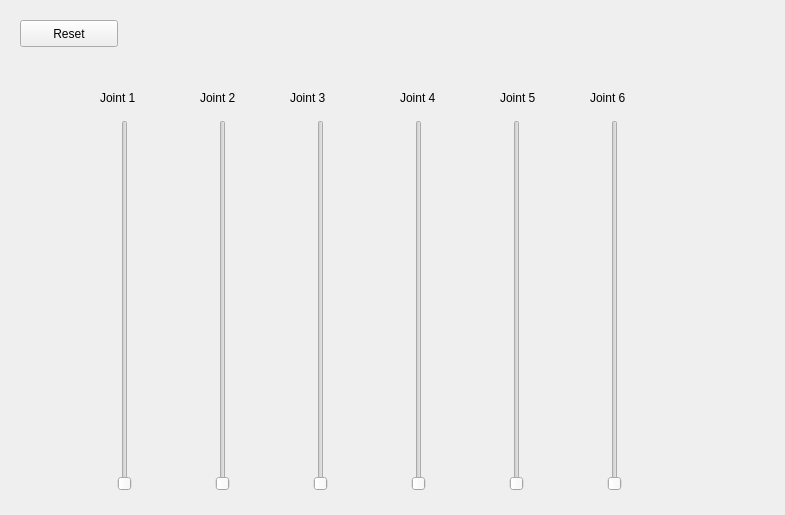
<?xml version="1.0" encoding="UTF-8"?>
<ui version="4.0">
 <class>RQTArmControl</class>
 <widget class="QWidget" name="Form">
  <property name="geometry">
   <rect>
    <x>0</x>
    <y>0</y>
    <width>785</width>
    <height>515</height>
   </rect>
  </property>
  <property name="windowTitle">
   <string>Arm Control Plugin</string>
  </property>
  <widget class="QPushButton" name="reset_button">
   <property name="geometry">
    <rect>
     <x>20</x>
     <y>20</y>
     <width>98</width>
     <height>27</height>
    </rect>
   </property>
   <property name="text">
    <string>Reset</string>
   </property>
  </widget>
  <widget class="QWidget" name="horizontalLayoutWidget">
   <property name="geometry">
    <rect>
     <x>40</x>
     <y>120</y>
     <width>661</width>
     <height>371</height>
    </rect>
   </property>
   <layout class="QHBoxLayout" name="horizontalLayout">
    <item>
     <widget class="QSlider" name="jointslider_1">
      <property name="orientation">
       <enum>Qt::Vertical</enum>
      </property>
     </widget>
    </item>
    <item>
     <widget class="QSlider" name="jointslider_2">
      <property name="orientation">
       <enum>Qt::Vertical</enum>
      </property>
     </widget>
    </item>
    <item>
     <widget class="QSlider" name="jointslider_3">
      <property name="orientation">
       <enum>Qt::Vertical</enum>
      </property>
     </widget>
    </item>
    <item>
     <widget class="QSlider" name="jointslider_4">
      <property name="orientation">
       <enum>Qt::Vertical</enum>
      </property>
     </widget>
    </item>
    <item>
     <widget class="QSlider" name="jointslider_5">
      <property name="orientation">
       <enum>Qt::Vertical</enum>
      </property>
     </widget>
    </item>
    <item>
     <widget class="QSlider" name="jointslider_6">
      <property name="orientation">
       <enum>Qt::Vertical</enum>
      </property>
     </widget>
    </item>
   </layout>
  </widget>
  <widget class="QLabel" name="label">
   <property name="geometry">
    <rect>
     <x>100</x>
     <y>90</y>
     <width>59</width>
     <height>15</height>
    </rect>
   </property>
   <property name="text">
    <string>Joint 1</string>
   </property>
  </widget>
  <widget class="QLabel" name="label_2">
   <property name="geometry">
    <rect>
     <x>200</x>
     <y>90</y>
     <width>59</width>
     <height>15</height>
    </rect>
   </property>
   <property name="text">
    <string>Joint 2</string>
   </property>
  </widget>
  <widget class="QLabel" name="label_3">
   <property name="geometry">
    <rect>
     <x>290</x>
     <y>90</y>
     <width>59</width>
     <height>15</height>
    </rect>
   </property>
   <property name="text">
    <string>Joint 3</string>
   </property>
  </widget>
  <widget class="QLabel" name="label_4">
   <property name="geometry">
    <rect>
     <x>400</x>
     <y>90</y>
     <width>59</width>
     <height>15</height>
    </rect>
   </property>
   <property name="text">
    <string>Joint 4</string>
   </property>
  </widget>
  <widget class="QLabel" name="label_5">
   <property name="geometry">
    <rect>
     <x>500</x>
     <y>90</y>
     <width>59</width>
     <height>15</height>
    </rect>
   </property>
   <property name="text">
    <string>Joint 5</string>
   </property>
  </widget>
  <widget class="QLabel" name="label_6">
   <property name="geometry">
    <rect>
     <x>590</x>
     <y>90</y>
     <width>59</width>
     <height>15</height>
    </rect>
   </property>
   <property name="text">
    <string>Joint 6</string>
   </property>
  </widget>
 </widget>
 <resources/>
 <connections/>
</ui>
